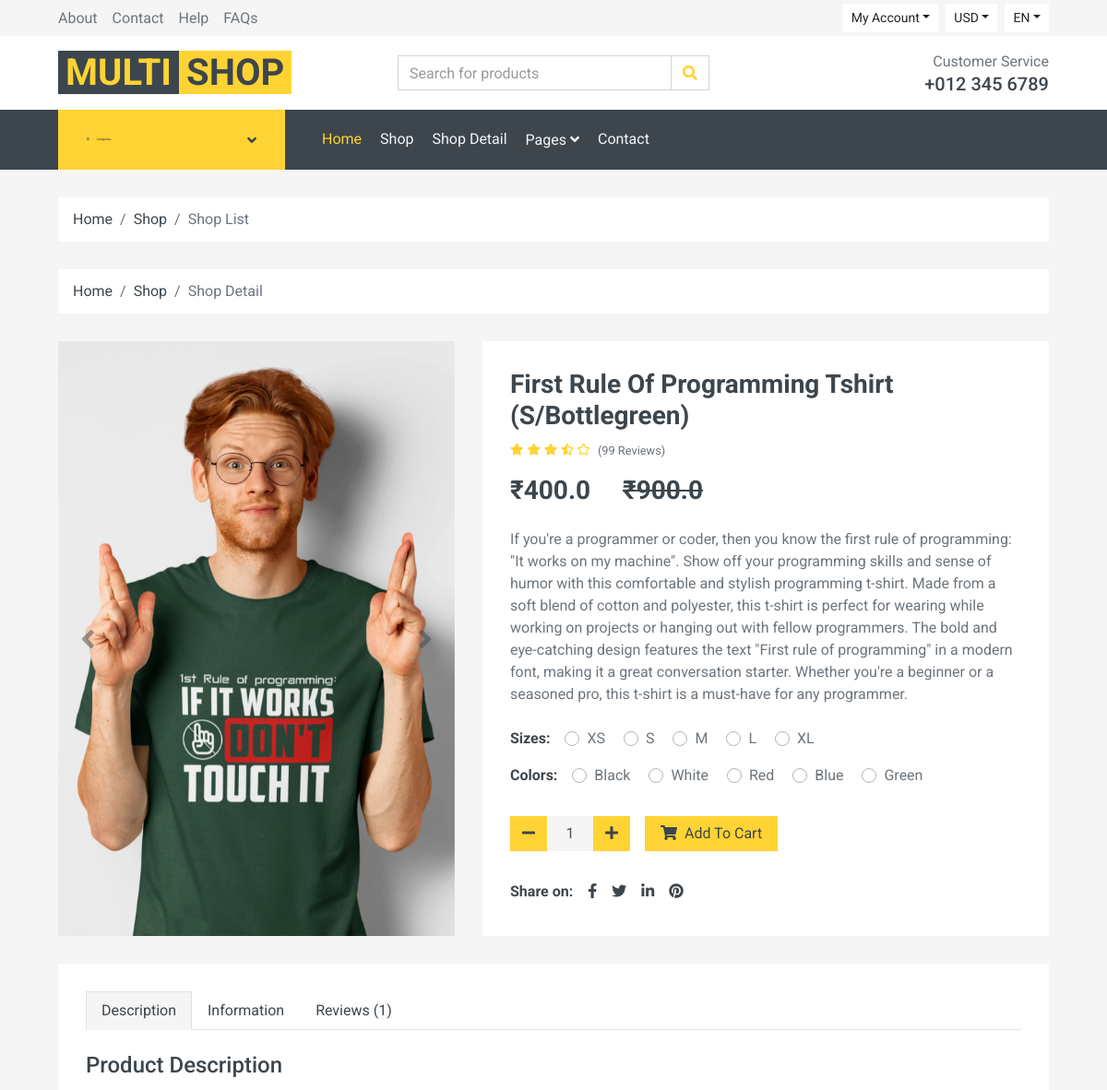
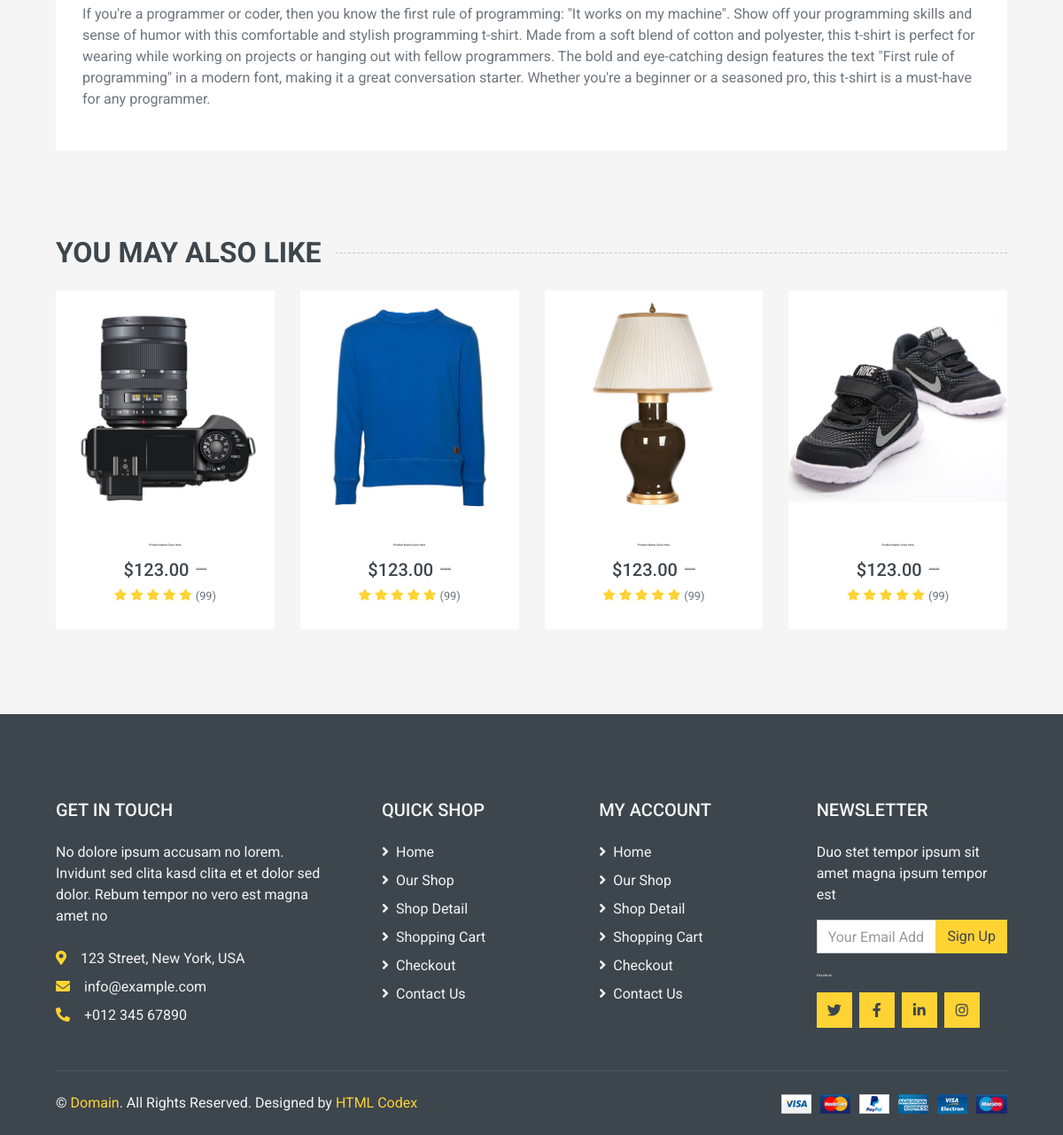
/product-detail/6, run on the app's committed database (2 pictures, top to bottom).
### mainApp/models.py (models this page shows, shortened)
class Product(models.Model):
    title = models.CharField(max_length=100)
    selling_price = models.FloatField()
    discounted_price = models.FloatField()
    description = models.TextField()
    brand = models.CharField(max_length=100)
    category = models.CharField(choices=CATEGORY_CHOICES, max_length=5)
    product_image = models.ImageField(upload_to='producting')

### mainApp/views.py (the view)
class ProductDetailView(View):
    def get(self, req, pk):
        print(pk)
        products = Product.objects.get(pk=pk)
        return render(req, 'detail.html', {'products': products})

### mainApp/templates/detail.html (shortened to what this page needs)
{% extends 'default.html' %}
{% block maincontent %}
{% load static %}
    <div class="container-fluid">
        <div class="row px-xl-5">
            <div class="col-12">
                <nav class="breadcrumb bg-light mb-30">
                    <a class="breadcrumb-item text-dark" href="#">Home</a>
                    <a class="breadcrumb-item text-dark" href="#">Shop</a>
                    <span class="breadcrumb-item active">Shop Detail</span>
                </nav>
            </div>
        </div>
    </div>
    <div class="container-fluid pb-5">
        <div class="row px-xl-5">
            <div class="col-lg-5 mb-30">
                <div id="product-carousel" class="carousel slide" data-ride="carousel">
                    <div class="carousel-inner bg-light">
                        <div class="carousel-item active">
                            <img class="w-100 h-100" src="{{products.product_image.url}}" alt="Image">
                        </div>
                    </div>
                    <a class="carousel-control-prev" href="#product-carousel" data-slide="prev">
                        <i class="fa fa-2x fa-angle-left text-dark"></i>
                    </a>
                    <a class="carousel-control-next" href="#product-carousel" data-slide="next">
                        <i class="fa fa-2x fa-angle-right text-dark"></i>
                    </a>
                </div>
            </div>
            <div class="col-lg-7 h-auto mb-30">
                <div class="h-100 bg-light p-30">
                    <h3>{{products.title}}</h3>
                    <div class="d-flex mb-3">
                        <div class="text-primary mr-2">
                            <small class="fas fa-star"></small>
                            <small class="fas fa-star"></small>
                            <small class="fas fa-star"></small>
                            <small class="fas fa-star-half-alt"></small>
                            <small class="far fa-star"></small>
                        </div>
                        <small class="pt-1">(99 Reviews)</small>
                    </div>
                    <h3 class="font-weight-semi-bold mb-4">₹{{products.selling_price}}<span class="mb-2">&nbsp&nbsp&nbsp&nbsp <span class=""><del>₹{{products.discounted_price}}<del><span></h3>
                    <p class="mb-4">{{products.description}}</p>
                    <div class="d-flex mb-3">
                        <strong class="text-dark mr-3">Sizes:</strong>
                        <form>
                            <div class="custom-control custom-radio custom-control-inline">
                                <label class="custom-control-label" for="size-1">XS</label>
                            </div>
                            <div class="custom-control custom-radio custom-control-inline">
                                <label class="custom-control-label" for="size-2">S</label>
                            </div>
                            <div class="custom-control custom-radio custom-control-inline">
                                <label class="custom-control-label" for="size-3">M</label>
                            </div>
                            <div class="custom-control custom-radio custom-control-inline">
                                <label class="custom-control-label" for="size-4">L</label>
                            </div>
                            <div class="custom-control custom-radio custom-control-inline">
                                <label class="custom-control-label" for="size-5">XL</label>
                            </div>
                        </form>
                    </div>
                    <div class="d-flex mb-4">
                        <strong class="text-dark mr-3">Colors:</strong>
                        <form>
                            <div class="custom-control custom-radio custom-control-inline">
                                <label class="custom-control-label" for="color-1">Black</label>
                            </div>
                            <div class="custom-control custom-radio custom-control-inline">
                                <label class="custom-control-label" for="color-2">White</label>
                            </div>
                            <div class="custom-control custom-radio custom-control-inline">
                                <label class="custom-control-label" for="color-3">Red</label>
                            </div>
                            <div class="custom-control custom-radio custom-control-inline">
                                <label class="custom-control-label" for="color-4">Blue</label>
                            </div>
                            <div class="custom-control custom-radio custom-control-inline">
                                <label class="custom-control-label" for="color-5">Green</label>
                            </div>
                        </form>
                    </div>
                    <div class="d-flex align-items-center mb-4 pt-2">
                        <div class="input-group quantity mr-3" style="width: 130px;">
                            <div class="input-group-btn">
                                <button class="btn btn-primary btn-minus">
                                    <i class="fa fa-minus"></i>
                                </button>
                            </div>
                            <input type="text" class="form-control bg-secondary border-0 text-center" value="1">
                            <div class="input-group-btn">
                                <button class="btn btn-primary btn-plus">
                                    <i class="fa fa-plus"></i>
                                </button>
                            </div>
                        </div>
                        <form action="/cart">
                            <button type="submit" class="btn btn-primary px-3"><i class="fa fa-shopping-cart mr-1"></i> Add To Cart</button>
                        </form>
                    </div>
                    <div class="d-flex pt-2">
                        <strong class="text-dark mr-2">Share on:</strong>
                        <div class="d-inline-flex">
                            <a class="text-dark px-2" href="">
                                <i class="fab fa-facebook-f"></i>
                            </a>
                            <a class="text-dark px-2" href="">
                                <i class="fab fa-twitter"></i>
                            </a>
                            <a class="text-dark px-2" href="">
                                <i class="fab fa-linkedin-in"></i>
                            </a>
                            <a class="text-dark px-2" href="">
                                <i class="fab fa-pinterest"></i>
                            </a>
                        </div>
                    </div>
                </div>
            </div>
        </div>
        <div class="row px-xl-5">
            <div class="col">
                <div class="bg-light p-30">
                    <div class="nav nav-tabs mb-4">
                        <a class="nav-item nav-link text-dark active" data-toggle="tab"
                            href="#tab-pane-1">Description</a>
                        <a class="nav-item nav-link text-dark" data-toggle="tab" href="#tab-pane-2">Information</a>
                        <a class="nav-item nav-link text-dark" data-toggle="tab" href="#tab-pane-3">Reviews (1)</a>
                    </div>
                    <div class="tab-content">
                        <div class="tab-pane fade show active" id="tab-pane-1">
                            <h4 class="mb-3">Product Description</h4>
                            <p>{{products.description}}</p>
                        </div>
                    </div>
                </div>
            </div>
        </div>
    </div>
    <div class="container-fluid py-5">
        <h2 class="section-title position-relative text-uppercase mx-xl-5 mb-4"><span class="bg-secondary pr-3">You May
                Also Like</span></h2>
        <div class="row px-xl-5">
            <div class="col">
                <div class="owl-carousel related-carousel">
                    <div class="product-item bg-light">
                        <div class="product-img position-relative overflow-hidden">
                            <img class="img-fluid w-100" src="img/product-1.jpg" alt="">
                            <div class="product-action">
                            </div>
                        </div>
                        <div class="text-center py-4">
                            <a class="h6 text-decoration-none text-truncate" href="">Product Name Goes Here</a>
                            <div class="d-flex align-items-center justify-content-center mt-2">
                                <h5>$123.00</h5>
                                <h6 class="text-muted ml-2"><del>$123.00</del></h6>
                            </div>
                            <div class="d-flex align-items-center justify-content-center mb-1">
                                <small class="fa fa-star text-primary mr-1"></small>
                                <small class="fa fa-star text-primary mr-1"></small>
                                <small class="fa fa-star text-primary mr-1"></small>
                                <small class="fa fa-star text-primary mr-1"></small>
                                <small class="fa fa-star text-primary mr-1"></small>
                                <small>(99)</small>
                            </div>
                        </div>
                    </div>
                    <div class="product-item bg-light">
                        <div class="product-img position-relative overflow-hidden">
                            <img class="img-fluid w-100" src="img/product-2.jpg" alt="">
                            <div class="product-action">
                            </div>
                        </div>
                        <div class="text-center py-4">
                            <a class="h6 text-decoration-none text-truncate" href="">Product Name Goes Here</a>
                            <div class="d-flex align-items-center justify-content-center mt-2">
                                <h5>$123.00</h5>
                                <h6 class="text-muted ml-2"><del>$123.00</del></h6>
                            </div>
                            <div class="d-flex align-items-center justify-content-center mb-1">
                                <small class="fa fa-star text-primary mr-1"></small>
                                <small class="fa fa-star text-primary mr-1"></small>
                                <small class="fa fa-star text-primary mr-1"></small>
                                <small class="fa fa-star text-primary mr-1"></small>
                                <small class="fa fa-star text-primary mr-1"></small>
                                <small>(99)</small>
                            </div>
                        </div>
                    </div>
                    <div class="product-item bg-light">
                        <div class="product-img position-relative overflow-hidden">
                            <img class="img-fluid w-100" src="img/product-3.jpg" alt="">
                            <div class="product-action">
                            </div>
                        </div>
                        <div class="text-center py-4">
                            <a class="h6 text-decoration-none text-truncate" href="">Product Name Goes Here</a>
                            <div class="d-flex align-items-center justify-content-center mt-2">
                                <h5>$123.00</h5>
                                <h6 class="text-muted ml-2"><del>$123.00</del></h6>
                            </div>
                            <div class="d-flex align-items-center justify-content-center mb-1">
                                <small class="fa fa-star text-primary mr-1"></small>
                                <small class="fa fa-star text-primary mr-1"></small>
                                <small class="fa fa-star text-primary mr-1"></small>
                                <small class="fa fa-star text-primary mr-1"></small>
                                <small class="fa fa-star text-primary mr-1"></small>
                                <small>(99)</small>
                            </div>
                        </div>
                    </div>
                    <div class="product-item bg-light">
                        <div class="product-img position-relative overflow-hidden">
                            <img class="img-fluid w-100" src="img/product-4.jpg" alt="">
                            <div class="product-action">
                            </div>
                        </div>
                        <div class="text-center py-4">
                            <a class="h6 text-decoration-none text-truncate" href="">Product Name Goes Here</a>
                            <div class="d-flex align-items-center justify-content-center mt-2">
                                <h5>$123.00</h5>
                                <h6 class="text-muted ml-2"><del>$123.00</del></h6>
                            </div>
                            <div class="d-flex align-items-center justify-content-center mb-1">
                                <small class="fa fa-star text-primary mr-1"></small>
                                <small class="fa fa-star text-primary mr-1"></small>
                                <small class="fa fa-star text-primary mr-1"></small>
                                <small class="fa fa-star text-primary mr-1"></small>
                                <small class="fa fa-star text-primary mr-1"></small>
                                <small>(99)</small>
                            </div>
                        </div>
                    </div>
                </div>
            </div>
        </div>
    </div>
{% endblock maincontent %}

### data on the page
Product: product_image (picture), title "First Rule Of Programming Tshirt (S/Bottlegreen)", selling_price "400.0", discounted_price "900.0", description "If you're a programmer or coder, then you know the first rule of programming: \"It works on my machine\". Show off your programming skills and sense of humor with this comfortable and stylish programming t-shirt. Made from a soft blend of cotton and polyester, this t-shirt is perfect for wearing while working on projects or hanging out with fellow programmers. The bold and eye-catching design features the text \"First rule of programming\" in a modern font, making it a great conversation starter. Whether you're a beginner or a seasoned pro, this t-shirt is a must-have for any programmer."
